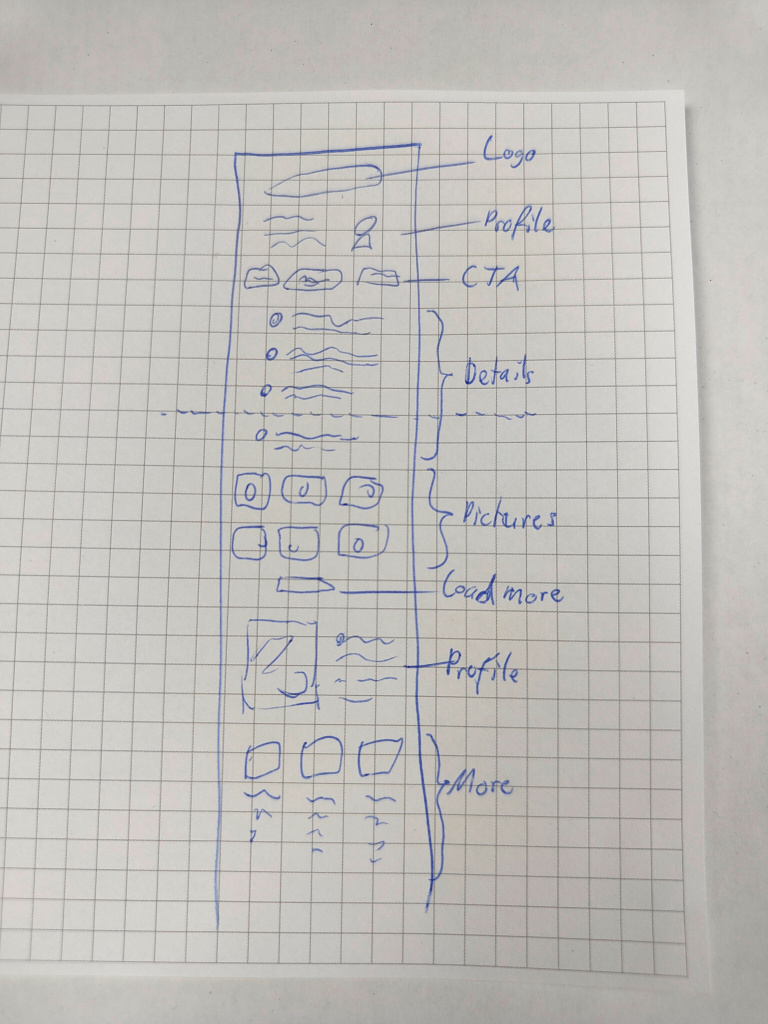
#> input picture datasets/evaluation/rough_mobile_ux.jpg, 3072 x 4096 px (shown at 1/4 size)
$ python -i perspective.py   (imports and definitions only)
#> lines starting #> are read from the running program, lines starting #| are printed output that depends on the picture; after the words box and inside, x2 and y2 are one past the last pixel; in counts of white or black regions, pixels touching at a corner belong together
#> further down, picture is the input picture: shape (4096, 3072, 3); mean B, G, R 187.4, 191, 193.1
"""Perspective correction: detect a four-point document boundary and warp it to a
rectangle.

Workflow
--------
1. Detect the largest quadrilateral contour in the ink mask that is plausibly a
   page frame (aspect ratio in range, area > minimum fraction of the image).
2. Order its four corners into top-left, top-right, bottom-right, bottom-left.
3. Compute the target rectangle dimensions (max width, max height of the quad).
4. Apply ``cv2.getPerspectiveTransform`` + ``cv2.warpPerspective`` to obtain a
   fronto-parallel, undistorted view of the page.
5. Return a ``PerspectiveResult`` with the warped BGR image, the transform matrix,
   and diagnostic information about what was found.

If no suitable quad is detected the original image is returned unchanged and
``corrected`` is ``False``.

Limitations (recorded in docs/KNOWN_LIMITATIONS.md)
----------------------------------------------------
* Only a single dominant quad is detected; pages with strong background clutter
  or multiple overlapping rectangles may fail.
* The quad finder uses area + approxPolyDP heuristics.  Very curved paper
  (heavy curl) or severe lighting cannot be recovered.
* Correction changes pixel coordinates; caller must rescale ground-truth boxes
  using ``matrix`` if required.
"""

from __future__ import annotations

import math
from dataclasses import dataclass, field

import cv2
import numpy as np


# ---------------------------------------------------------------------------
# Result type
# ---------------------------------------------------------------------------

@dataclass
class PerspectiveResult:
    """Outcome of one perspective-correction attempt."""
    corrected: bool
    bgr: np.ndarray                      # warped BGR image (or original if not corrected)
    matrix: np.ndarray | None = None     # 3×3 homography (None when not corrected)
    quad_pts: np.ndarray | None = None   # (4, 2) float32 corners in source image
    target_size: tuple[int, int] = (0, 0)  # (width, height) of the output
    notes: list[str] = field(default_factory=list)


# ---------------------------------------------------------------------------
# Public entry point
# ---------------------------------------------------------------------------

def correct_perspective(
    bgr: np.ndarray,
    *,
    min_area_fraction: float = 0.10,
    max_area_fraction: float = 0.98,
    min_aspect: float = 0.3,
    max_aspect: float = 3.5,
    approx_epsilon_frac: float = 0.02,
    min_quad_solidity: float = 0.80,
) -> PerspectiveResult:
    """Detect a page quad and return a warped, undistorted image.

    Parameters
    ----------
    bgr:
        BGR image at any resolution (original, before normalisation).
    min_area_fraction, max_area_fraction:
        Quad area must be between these fractions of the total image area.
    min_aspect, max_aspect:
        Acceptable width/height ratios for the detected quad.
    approx_epsilon_frac:
        Fraction of the contour perimeter used as the ε for ``approxPolyDP``.
    min_quad_solidity:
        Ratio of contour area to convex hull area; quads with many concavities
        are rejected.
    """
#> called with min_area_fraction = 0.1, max_area_fraction = 0.98, min_aspect = 0.3, max_aspect = 3.5, approx_epsilon_frac = 0.02, min_quad_solidity = 0.8
    h, w = bgr.shape[:2]
#> h = 4096; w = 3072
    image_area = float(h * w)
#> image_area = 12582912

    gray = cv2.cvtColor(bgr, cv2.COLOR_BGR2GRAY) if bgr.ndim == 3 else bgr.copy()
    # Use Canny so we detect page edges even when ink is light
    blurred = cv2.GaussianBlur(gray, (5, 5), 0)
    edges = cv2.Canny(blurred, 30, 100)
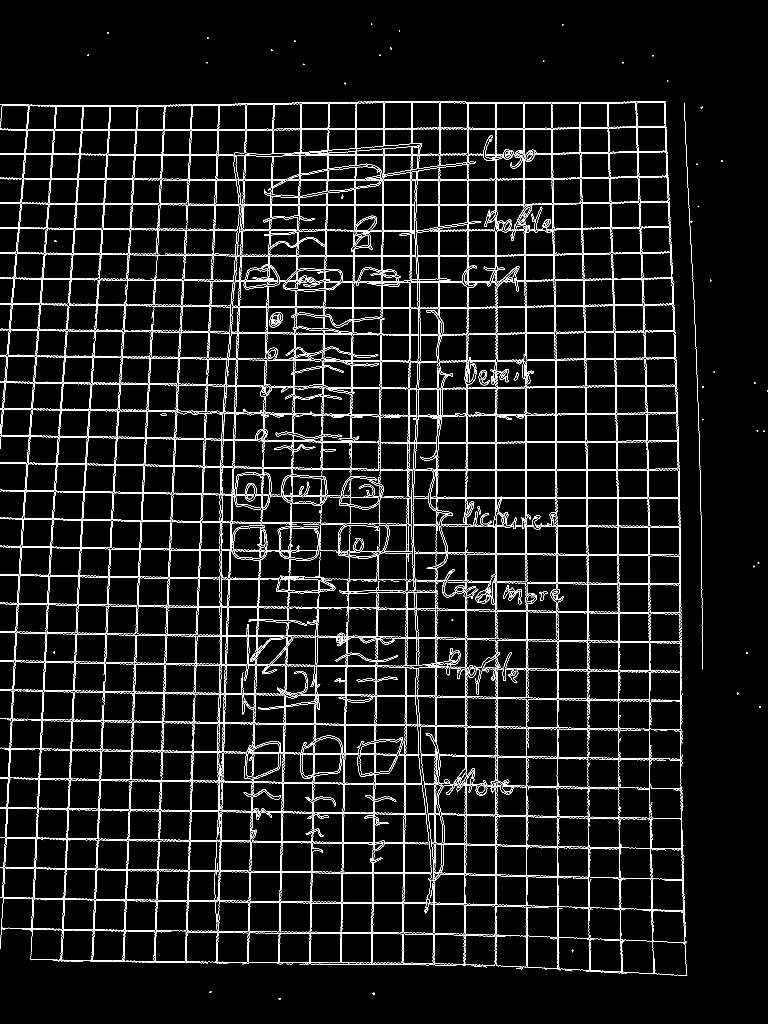
#> edges: shape (4096, 3072) (shown at 1/4 size); 3.2% white in thin lines or dots
    kernel = cv2.getStructuringElement(cv2.MORPH_RECT, (5, 5))
    edges = cv2.dilate(edges, kernel, iterations=1)
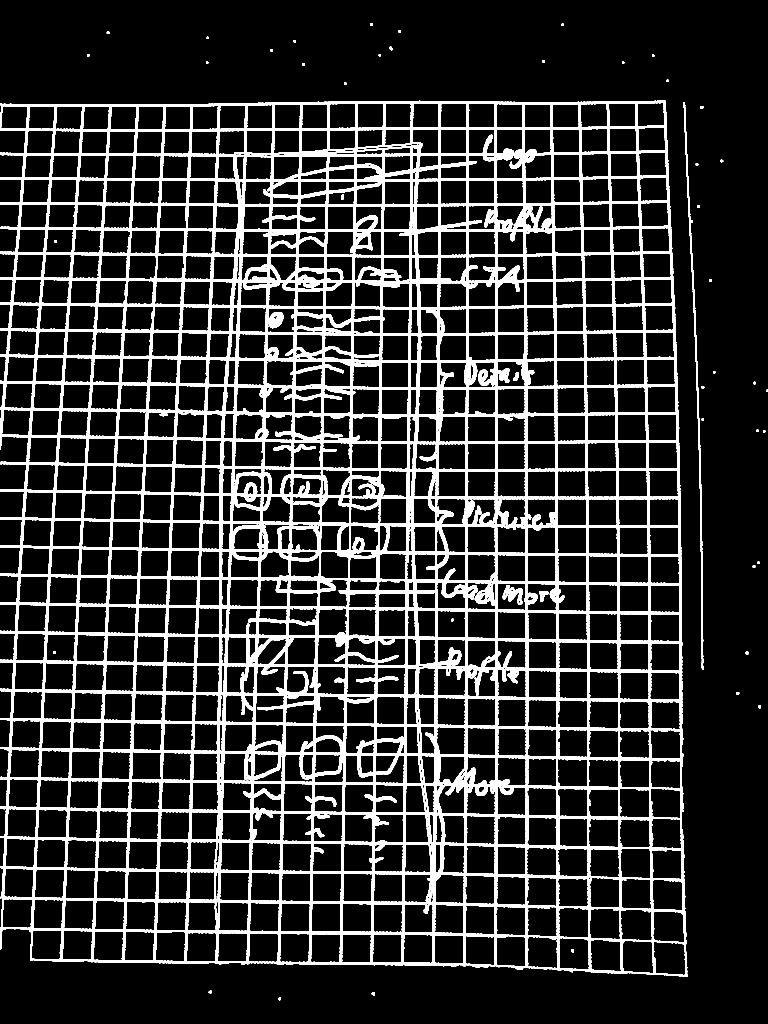
#> edges: shape (4096, 3072) (shown at 1/4 size); 15.4% white; 50 white regions

    contours, _ = cv2.findContours(edges, cv2.RETR_LIST, cv2.CHAIN_APPROX_SIMPLE)
#> contours = 3901 contours, 2358 with area under 20; largest, box (x1, y1, x2, y2) and area: (0, 403, 2751, 3906) 9200334, (2612, 3767, 2744, 3901) 15425, (2489, 3761, 2614, 3893) 14840, (2482, 3636, 2609, 3764) 14501, (2235, 3751, 2357, 3880) 14281
    if not contours:
        return PerspectiveResult(corrected=False, bgr=bgr, notes=["no contours found"])

    # Sort contours largest-first; only inspect the top-10 candidates
    contours = sorted(contours, key=cv2.contourArea, reverse=True)[:10]
#> contours = 10 contours; largest, box (x1, y1, x2, y2) and area: (0, 403, 2751, 3906) 9200334, (2612, 3767, 2744, 3901) 15425, (2489, 3761, 2614, 3893) 14840, (2482, 3636, 2609, 3764) 14501, (2235, 3751, 2357, 3880) 14281

    notes: list[str] = []
    best_quad: np.ndarray | None = None
    best_area = 0.0

    for cnt in contours:
        area = cv2.contourArea(cnt)
        if area < min_area_fraction * image_area:
            break  # sorted, so nothing smaller will qualify
        if area > max_area_fraction * image_area:
            continue

        epsilon = approx_epsilon_frac * cv2.arcLength(cnt, closed=True)
        approx = cv2.approxPolyDP(cnt, epsilon, closed=True)
        if len(approx) != 4:
            continue

        # Check solidity (ratio of contour area to its hull area)
        hull = cv2.convexHull(approx)
        hull_area = cv2.contourArea(hull)
        if hull_area < 1.0:
            continue
        solidity = area / hull_area
        if solidity < min_quad_solidity:
            notes.append(f"rejected quad with solidity {solidity:.2f}")
            continue

        # Aspect-ratio check
        rect = cv2.minAreaRect(approx)
        rw, rh = rect[1]
        if rw < 1 or rh < 1:
            continue
        aspect = max(rw, rh) / min(rw, rh)
        if not (min_aspect <= aspect <= max_aspect):
            notes.append(f"rejected quad aspect {aspect:.2f}")
            continue

        if area > best_area:
            best_area = area
            best_quad = approx.reshape(4, 2).astype(np.float32)
#> this loop made 2 passes
#> (area, epsilon, hull, hull_area, solidity, rect, rw, rh) on pass 1: (9200333.5, 330.4, [[2750, 3904], [0, 3797], [0, 415], [2662, 403]], 9310609, 0.988, ((1367.4, 2159.5), (2749.5, 3501.4), -0.258), 2749.5, 3501.4)
#> area on pass 2: 15425
#> after the loop, best_area = 9200333.5; notes = []

    if best_quad is None:
        notes.append("no valid page quad detected; perspective unchanged")
        return PerspectiveResult(corrected=False, bgr=bgr, notes=notes)

    ordered = _order_corners(best_quad)
    tl, tr, br, bl = ordered

    # Target rectangle size: maximum of the two width/height spans
    width_top = float(np.linalg.norm(tr - tl))
    width_bot = float(np.linalg.norm(br - bl))
    height_lft = float(np.linalg.norm(bl - tl))
    height_rgt = float(np.linalg.norm(br - tr))
    target_w = max(1, int(round(max(width_top, width_bot))))
    target_h = max(1, int(round(max(height_lft, height_rgt))))

    dst = np.array(
        [[0, 0], [target_w - 1, 0], [target_w - 1, target_h - 1], [0, target_h - 1]],
        dtype=np.float32,
    )

    M = cv2.getPerspectiveTransform(ordered.astype(np.float32), dst)
    warped = cv2.warpPerspective(bgr, M, (target_w, target_h))

    notes.append(
        f"perspective corrected: {w}×{h} → {target_w}×{target_h} "
        f"(area fraction {best_area / image_area:.2f})"
    )
    return PerspectiveResult(
        corrected=True,
        bgr=warped,
        matrix=M,
        quad_pts=ordered,
        target_size=(target_w, target_h),
        notes=notes,
    )


# ---------------------------------------------------------------------------
# Helper: order four corners TL, TR, BR, BL
# ---------------------------------------------------------------------------

def _order_corners(pts: np.ndarray) -> np.ndarray:
    """Return corners in (top-left, top-right, bottom-right, bottom-left) order.

    Uses the centroid-angle method which is stable for convex quads.
    """
    cx = float(pts[:, 0].mean())
#> cx = 1353
    cy = float(pts[:, 1].mean())
#> cy = 2129.8
    angles = np.arctan2(pts[:, 1] - cy, pts[:, 0] - cx)
#> angles = [-0.922, -2.24, 2.25, 0.904]
    # Angle from centroid: TL ≈ -135°, TR ≈ -45°, BR ≈ +45°, BL ≈ +135°
    order = np.argsort(angles)
#> order = [1, 0, 3, 2]
    pts_sorted = pts[order]
#> pts_sorted = [[0, 415], [2662, 403], [2750, 3904], [0, 3797]]

    # The sorted order by angle is: left-top, right-top, right-bottom, left-bottom
    # Rotate so that top-left (most negative x+y) comes first
    sums = pts_sorted[:, 0] + pts_sorted[:, 1]
#> sums = [415, 3065, 6654, 3797]
    start = int(np.argmin(sums))
#> start = 0
    tl_idx = (start) % 4
#> tl_idx = 0
    tr_idx = (start + 1) % 4
#> tr_idx = 1
    br_idx = (start + 2) % 4
#> br_idx = 2
    bl_idx = (start + 3) % 4
#> bl_idx = 3

    # Re-examine: among all four points pick TL/BR by smallest/largest sum,
    # TR/BL by smallest/largest difference. This is more robust.
    pts2 = pts.copy()
#> pts2 = [[2662, 403], [0, 415], [0, 3797], [2750, 3904]]
    s = pts2.sum(axis=1)
#> s = [3065, 415, 3797, 6654]
    d = np.diff(pts2, axis=1).flatten()
#> d = [-2259, 415, 3797, 1154]
    tl = pts2[np.argmin(s)]
#> tl = [0, 415]
    br = pts2[np.argmax(s)]
#> br = [2750, 3904]
    tr = pts2[np.argmin(d)]
#> tr = [2662, 403]
    bl = pts2[np.argmax(d)]
#> bl = [0, 3797]
    return np.array([tl, tr, br, bl], dtype=np.float32)


# ---------------------------------------------------------------------------
# Diagnostic visualisation
# ---------------------------------------------------------------------------

def draw_quad(bgr: np.ndarray, quad_pts: np.ndarray) -> np.ndarray:
    """Draw the detected quad on a copy of *bgr* (for diagnostics)."""
    vis = bgr.copy()
    pts = quad_pts.astype(np.int32).reshape((-1, 1, 2))
    cv2.polylines(vis, [pts], isClosed=True, color=(0, 200, 0), thickness=3)
    for i, (x, y) in enumerate(quad_pts.astype(int)):
        label = ["TL", "TR", "BR", "BL"][i]
        cv2.circle(vis, (x, y), 10, (0, 0, 255), -1)
        cv2.putText(vis, label, (x + 12, y - 8), cv2.FONT_HERSHEY_SIMPLEX, 0.9, (0, 0, 255), 2)
    return vis


# ---------------------------------------------------------------------------
# Inverse: map a point from the corrected image back to source coordinates
# ---------------------------------------------------------------------------

def map_point_to_source(
    pt: tuple[float, float],
    matrix: np.ndarray,
) -> tuple[float, float]:
    """Apply the *inverse* homography to map a corrected-image point to source coordinates."""
    inv = np.linalg.inv(matrix)
    src = np.array([[[pt[0], pt[1]]]], dtype=np.float32)
    out = cv2.perspectiveTransform(src, inv)
    return float(out[0, 0, 0]), float(out[0, 0, 1])


def map_bbox_to_source(
    bbox: tuple[float, float, float, float],
    matrix: np.ndarray,
) -> tuple[float, float, float, float]:
    """Map a corrected-image bounding box ``(x, y, w, h)`` to source coordinates."""
    x, y, bw, bh = bbox
    corners = [(x, y), (x + bw, y), (x + bw, y + bh), (x, y + bh)]
    mapped = [map_point_to_source(c, matrix) for c in corners]
    xs = [p[0] for p in mapped]
    ys = [p[1] for p in mapped]
    mx, my = min(xs), min(ys)
    return mx, my, max(xs) - mx, max(ys) - my

>>> import cv2
>>> picture = cv2.imread('../../../datasets/evaluation/rough_mobile_ux.jpg')
>>> result = correct_perspective(picture)
#> in correct_perspective, `ordered = _order_corners(best_quad)`: ordered = [[0, 415], [2662, 403], [2750, 3904], [0, 3797]]
#> in correct_perspective, `tl, tr, br, bl = ordered`: tl = [0, 415]; tr = [2662, 403]; br = [2750, 3904]; bl = [0, 3797]
#> in correct_perspective, `width_top = float(np.linalg.norm(tr - tl))`: width_top = 2662
#> in correct_perspective, `width_bot = float(np.linalg.norm(br - bl))`: width_bot = 2752.1
#> in correct_perspective, `height_lft = float(np.linalg.norm(bl - tl))`: height_lft = 3382
#> in correct_perspective, `height_rgt = float(np.linalg.norm(br - tr))`: height_rgt = 3502.1
#> in correct_perspective, `target_w = max(1, int(round(max(width_top, width_bot))))`: target_w = 2752
#> in correct_perspective, `target_h = max(1, int(round(max(height_lft, height_rgt))))`: target_h = 3502
#> in correct_perspective, `dst = np.array( [[0, 0], [target_w - 1, 0], [target_w - 1, target_h - ..`: dst = [[0, 0], [2751, 0], [2751, 3501], [0, 3501]]
#> in correct_perspective, `M = cv2.getPerspectiveTransform(ordered.astype(np.float32), dst)`: M = [[1.07, 4.06e-18, -1.54e-14], [0.00483, 1.07, -445.1], [1.29e-05, 9.48e-06, 1]]
#> in correct_perspective, `warped = cv2.warpPerspective(bgr, M, (target_w, target_h))`:
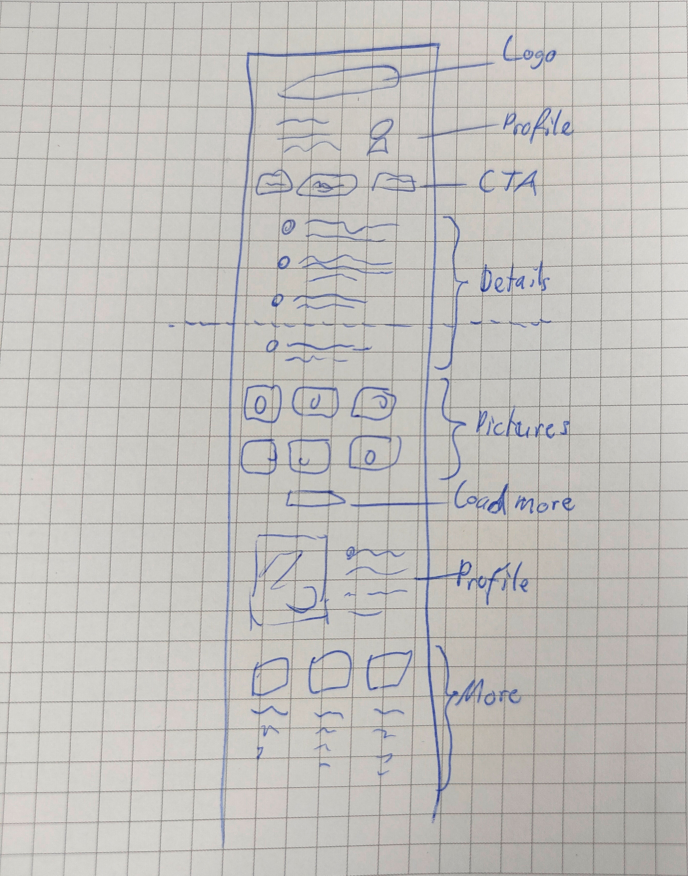
#> warped: shape (3502, 2752, 3) (shown at 1/4 size); mean B, G, R 189.2, 192.4, 194.4
